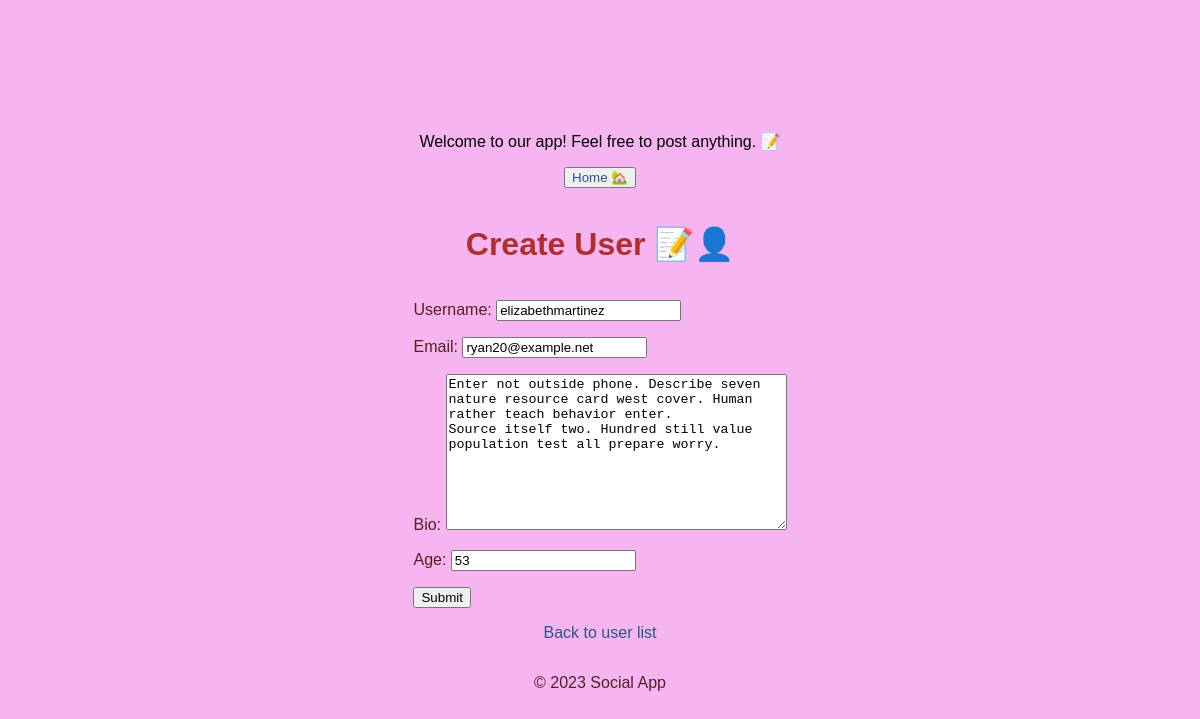
Before: /app/users/elizabethmartinez/update/ with the older database file.
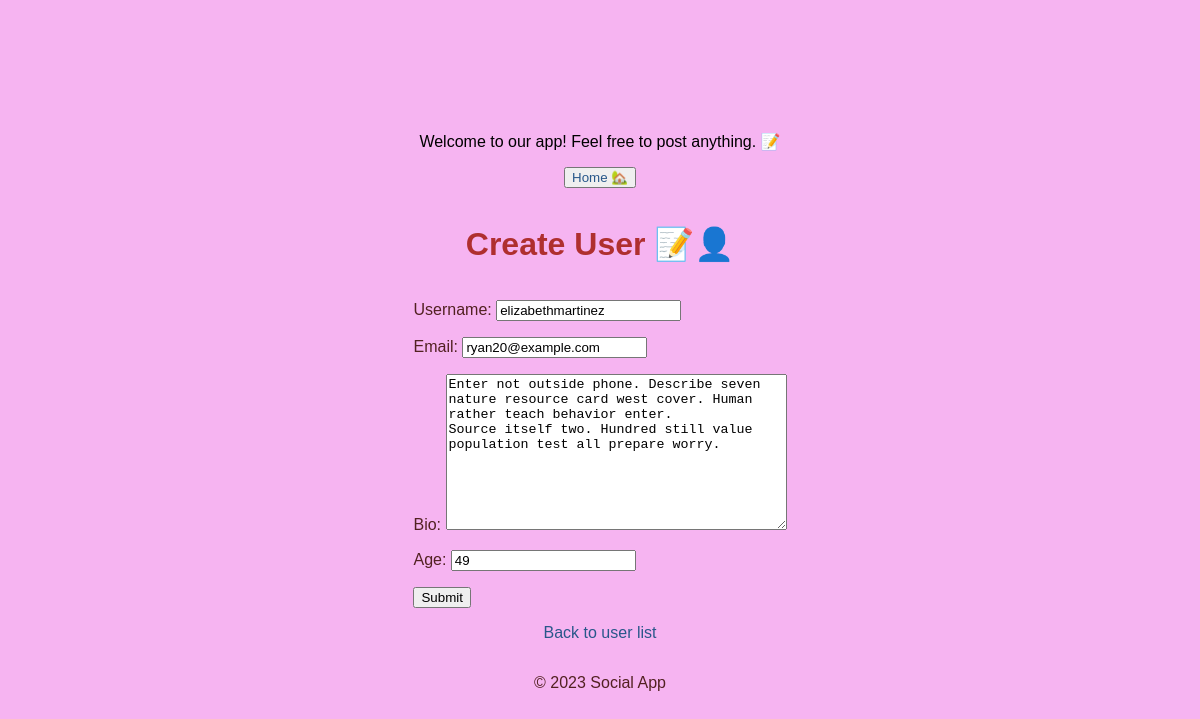
After: the same page with the newer database file.
### social_app/models.py (models this page shows, shortened)
class User(models.Model):
    username = models.CharField(max_length=50,unique=True,validators=[validate_bad_words,validators.validate_slug])
    email = models.EmailField(unique=True,validators=[valide_email,validators.EmailValidator(message='enter a valid email')])
    bio = models.TextField(blank=True,validators=[validate_bad_words])
    joined_at = models.DateTimeField(default=timezone.now)
    age = models.PositiveIntegerField(null=True,validators=[validate_age])
    class Meta:
        ordering = ['-joined_at','username']
        constraints = [models.UniqueConstraint(fields=['username','email'],name='unique email/username')]
        db_table = 'users table'
        verbose_name = 'users from the app'

### social_app/views_1.py (the view, shortened to what this page needs)
class UpdateUserView(UpdateView):
    model = User
    form_class = UserForm
    template_name = 'social_app/user_form.html'
    def get_object(self, queryset=None):
        return get_object_or_404(User,username = self.kwargs['username'])

### social_app/form_1.py
class UserForm(forms.ModelForm):
    class Meta:
        model = User
        fields = ['username', 'email', 'bio', 'age']

### social_app/templates/social_app/user_form.html (shortened to what this page needs)
{% extends 'social_app/base.html' %}
{% block content %}
<h1>Create User 📝👤</h1>
<form method="post">
{{ form.as_p}}
<button type="submit">Submit</button>
</form>
<p><a href="{% url 'user_list' %}">Back to user list</a></p>
{% endblock %}

Changed rows visible on the page:
changed User "elizabethmartinez": email "ryan20@example.net" → "ryan20@example.com"; age "53" → "49"
